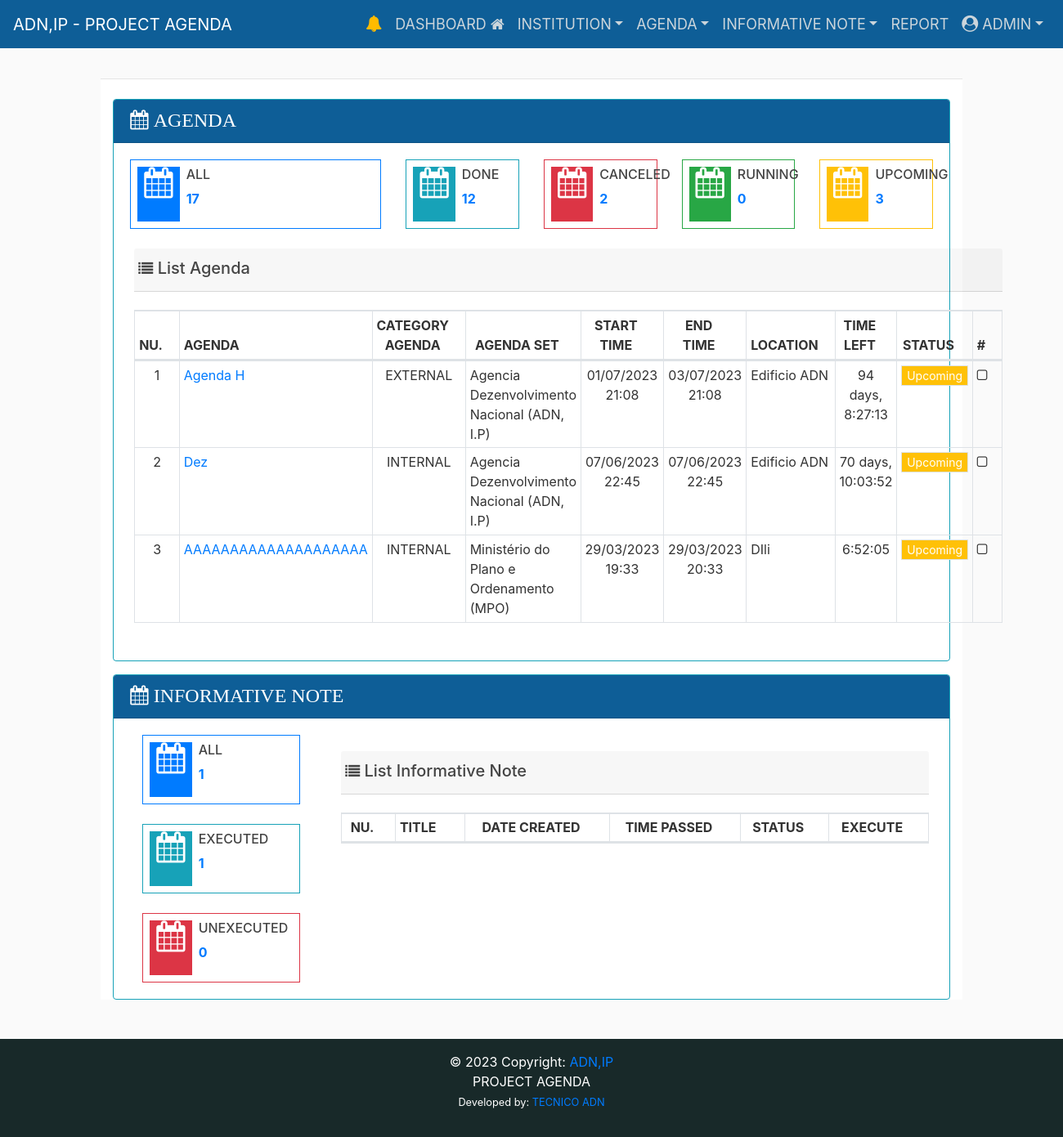
/ (signed in), run on an earlier commit of the app's database.
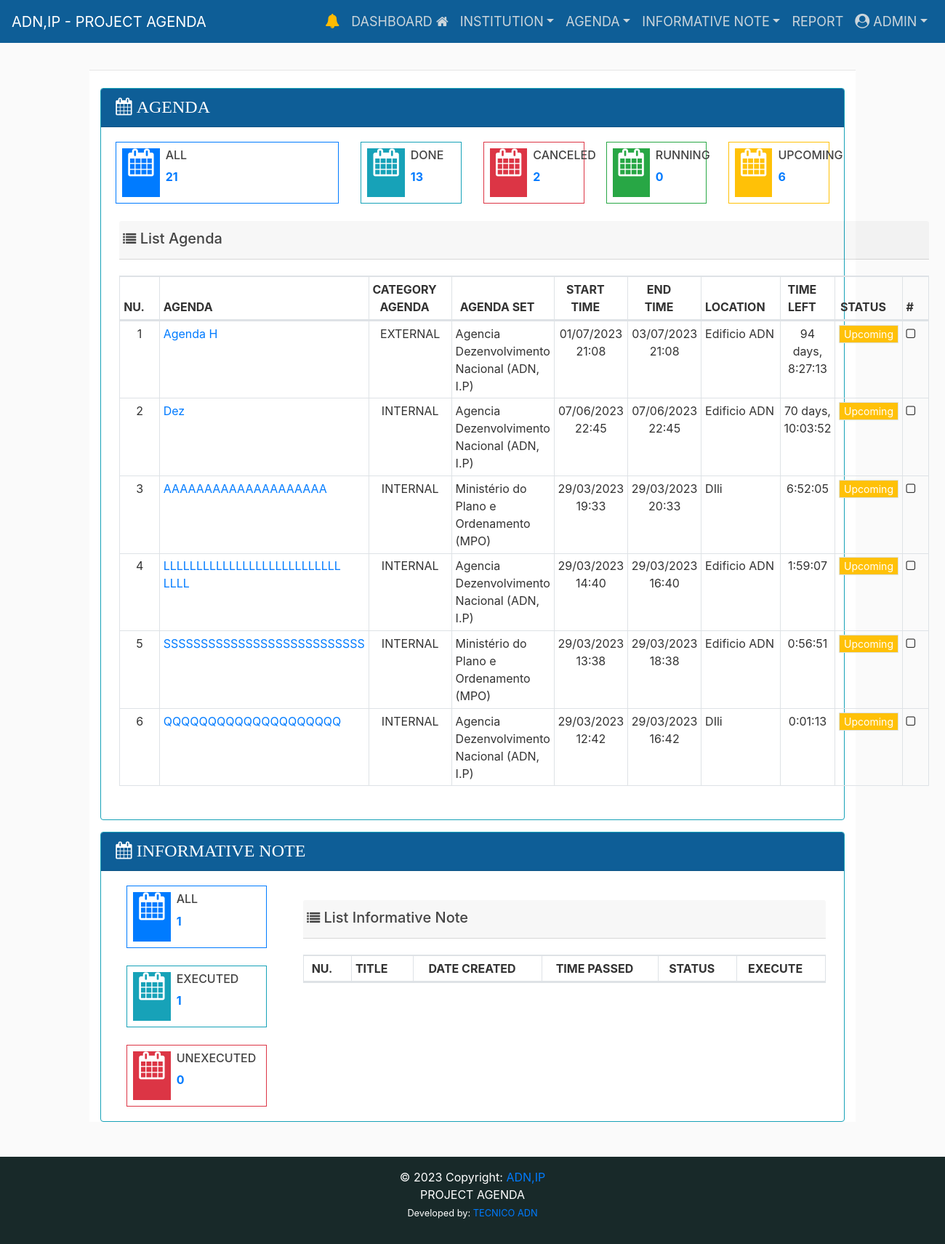
And on a later commit of the database.
### eventapps/event/models.py (models this page shows, shortened)
class Agenda(models.Model):
    user = models.ForeignKey(
        User, on_delete=models.CASCADE, related_name="agenda")
    title = models.CharField(
        max_length=255, unique=True, verbose_name='Agenda')
    title_slug = models.SlugField(
        max_length=255, null=False, unique=True, verbose_name='Title-Slug')
    catagenda = models.ForeignKey(
        CatAgenda, on_delete=models.CASCADE, related_name="agenda", verbose_name="Category Agenda")
    institution = models.ForeignKey(
        Institution, on_delete=models.CASCADE, related_name="agenda", verbose_name="Institution")
    start_time = models.DateTimeField()
    end_time = models.DateTimeField()
    location = models.CharField(max_length=255, null=False, blank=True)
    observation = models.TextField(null=False, blank=True)
    is_cancel = models.BooleanField(default=False)
    is_active = models.BooleanField(default=True)
    STATUS = (
        ('Pending', 'Pending'),
        ('Read', 'Read'),
    )
    status = models.CharField(max_length=20, choices=STATUS)
    created_at = models.DateTimeField(auto_now_add=True)
    updated_at = models.DateTimeField(auto_now=True)
    class Meta:
        verbose_name_plural = ("Agenda")
        ordering = ('-start_time', )

class CatAgenda(models.Model):
    name_category = models.CharField(
        max_length=200, unique=True, verbose_name='Category Agenda')
    name_category_slug = models.CharField(
        max_length=255, null=True, unique=True, verbose_name='Category Agenda Slug')
    class Meta:
        verbose_name_plural = ("Category Agenda")
    def __str__(self):
        return str(self.name_category)

### eventapps/institute/models.py (models this page shows)
class Institution(models.Model):
    name_institution = models.CharField(
        max_length=255, null=True, verbose_name="Institution Name:")
    class Meta:
        verbose_name_plural = ("Institution Invited")
    def __str__(self):
        return str(self.name_institution)

### eventapps/home/views.py (the view)
# urls.py: path('', views.index, name='home'),
@login_required(login_url="/login/")
def index(request):
    context = {
        'segment': 'index'
    }
    html_template = loader.get_template('home/index.html')
    return HttpResponse(html_template.render(context, request))

### eventapps/templates/home/index.html (shortened to what the changed rows need)
{% extends "layouts/base.html" %}
{% load static %}
{% load mathfilters %}
{% block content %}
<div class="row d-flex justify-content-center ">
  <div class="col-sm-12">
    <div class="border-info shadow-lg bg-white">
      <div class="row pt-2">
        <div class="col-md-6 col-lg-12">
          <div class="col-sm-12 pb-3">
            <div class="card border-info shadow-lg rounded">
              <div class="card-body">
                <div class="row">
                  <div class="col-md-6 col-lg-4">
                    <div class="widget-small border border-primary d-flex justify-content-left p-2">
                      <div class="pl-2">
                        <a href="{%url 'completedAgenda_list' %}">
                          <p><b>{{ agenda_count }}</b></p>
                        </a>
                      </div>
                    </div>
                  </div>
                  <div class="col-md-6 col-lg-2">
                    <div class="widget-small border border-info d-flex justify-content-left p-2">
                      <div class="pl-2">
                        <a href="{%url 'concludedAgenda_list' %}">
                          <p><b>{{ concluded_agenda_count }}</b></p>
                        </a>
                      </div>
                    </div>
                  </div>
                  <div class="col-md-6 col-lg-2">
                    <div class="widget-small border border-warning d-flex justify-content-left p-2">
                      <div class="pl-2">
                        <a href="{%url 'upcomingAgenda_list' %}">
                          <p><b>{{ upcoming_agenda_count }}</b></p>
                        </a>
                      </div>
                    </div>
                  </div>
                  <div class="col-md-12 col-lg-12 pt-1">
                    <div class="row">
                      <div class="card-body">
                        <section id='no-more-tables' class="pt-3">
                          <table class="table table-bordered table-sm" id="example" width="100%" cellspacing="0">
                            <thead>
                              <tr>
                                <th class="text-center">NU.</th>
                                <th>AGENDA</th>
                                <th style="text-align:center;">CATEGORY AGENDA</th>
                                <th style="text-align:center;">AGENDA SET</th>
                                <th style="text-align:center;">START TIME</th>
                                <th style="text-align:center;">END TIME</th>
                                <th style="text-align:center;">LOCATION</th>
                                <th style="text-align:center;">TIME LEFT</th>
                                <th style="text-align:center;">STATUS</th>
                                <th>#</th>
                              </tr>
                            </thead>
                            <tbody>
                              {% for obj in agenda_list_home %}
                              {% if obj.is_cancel == False %}
                              <tr>
                                {% if obj.start_time >= current_datetime %}
                                <td class="text-center">{{ forloop.counter }}</td>
                                <td data-title="Title">
                                  <a href="{% url 'concludedAgenda_list_detail' title_slug=obj.title_slug %}"
                                    class="float-left">
                                    {{obj.title }}</a>
                                </td>
                                <td class="text-center">{{obj.catagenda }}</td>
                                <td>{{obj.institution }}</td>
                                <td class="text-center">{{obj.start_time|date:"d/m/Y G:i" }}</td>
                                <td class="text-center">{{ obj.end_time|date:"d/m/Y G:i"}}</td>
                                <td>{{ obj.location }} </td>
                                <td class='text-center'>
                                {% with a=obj.start_time b=current_datetime %}
                                {{a|sub:b}}
                                {% endwith %}
                                </td>
                                <td><button style="font-size:14px;"
                                    class="bg-warning text-white border w-100">Upcoming</button></td>
                                <td><i class="fa fa-square-o"></i></td>
                                  {% endif %}
                                  {% endif %}
                              </tr>
                              {% endfor %}
                            </tbody>
                          </table>
                        </section>
                      </div>
                    </div>
                  </div>
                </div>
              </div>
            </div>
          </div>
          {% if user.groups.all.0.name != 'gp_cord' %}
          <div class="col-sm-12">
            <div class="card border-info shadow-lg rounded">
              <div class="card-body">
                <div class="row">
                  <div class="col-md-6 col-lg-9">
                    <div class="row">
                      <div class="card-body">
                        <section id='no-more-tables' class="pt-3">
                          <table class="table table-bordered table-sm" id="example2" width="100%" cellspacing="0">
                            <thead>
                              <tr>
                                <th class="text-center">NU.</th>
                                <th>TITLE</th>
                                <th class="text-center">DATE CREATED</th>
                                <th class="text-center">TIME PASSED</th>
                                <th class="text-center">STATUS</th>
                                <th class="text-center">EXECUTE</th>
                              </tr>
                            </thead>
                          </table>
                        </section>
                      </div>
                    </div>
                  </div>
                </div>
              </div>
            </div>
          </div>
          {% endif %}
        </div>
      </div>
    </div>
  </div>
</div>
</div>
{% endblock %}

What changed in the data, as far as the page shows it:
added Agenda: title "LLLLLLLLLLLLLLLLLLLLLLLLLLL LLLL", catagenda "INTERNAL", institution "Agencia Dezenvolvimento Nacional (ADN, I.P)", start_time "29/03/2023 14:40", end_time "29/03/2023 16:40", location "Edificio ADN", start_time|sub "1:59:07"
added Agenda: title "SSSSSSSSSSSSSSSSSSSSSSSSSSS", catagenda "INTERNAL", institution "Ministério do Plano e Ordenamento (MPO)", start_time "29/03/2023 13:38", end_time "29/03/2023 18:38", location "Edificio ADN", start_time|sub "0:56:51"
added Agenda: title "QQQQQQQQQQQQQQQQQQQQ", catagenda "INTERNAL", institution "Agencia Dezenvolvimento Nacional (ADN, I.P)", start_time "29/03/2023 12:42", end_time "29/03/2023 16:42", location "DIli", start_time|sub "0:01:13"
Also different on the page:
{{ agenda_count }}: "17" → "21"
{{ concluded_agenda_count }}: "12" → "13"
{{ upcoming_agenda_count }}: "3" → "6"
